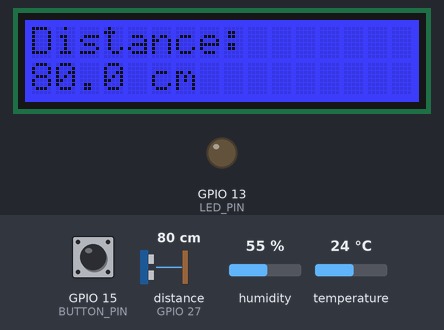
A sketch run on a simulated ESP32. Parts: 16×2 character LCD, output pins drawn as LEDs (lit = HIGH). Wiring (inferred from the names in the program): DHT22 sensor: data GPIO 4; ultrasonic range finder: trigger GPIO 26; echo GPIO 27. The inputs (shaded band) are chosen by the test bench; at power-on: GPIO 15 (BUTTON_PIN) HIGH, temperature 24 °C, humidity 55 %, distance to the obstacle (sensor on GPIO 27) 80 cm. The echo pulse lasts 58.3 µs per cm; pins used as bus, display or sensor lines are not drawn; what the sketch prints to the serial monitor is not drawn.

Above: at 2.2 s.
2.3 s: GPIO 15 (BUTTON_PIN) pulled LOW for 0.25 s
At 3.9 s:
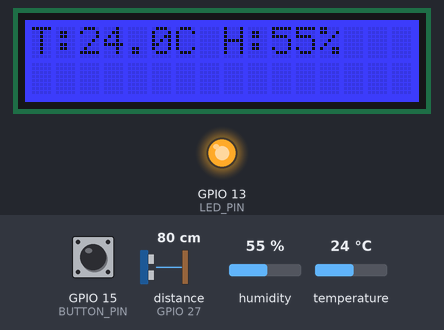
4.2 s: temperature set to 23.4 °C
At 6.5 s:
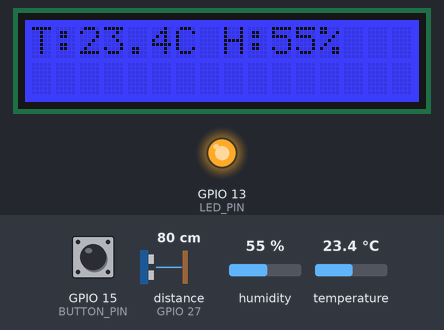
6.8 s: temperature set to 22.6 °C
At 8.3 s:
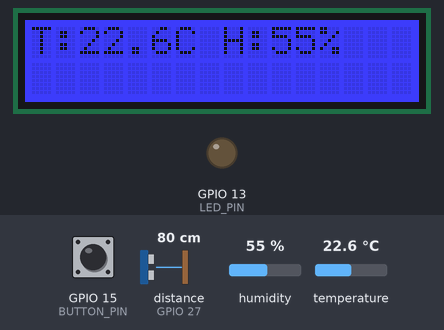
8.9 s: humidity set to 22 %
At 10.0 s:
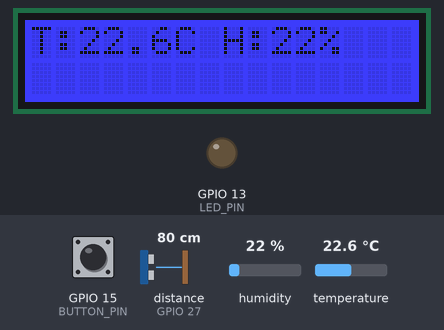
11.0 s: humidity set to 40 %
At 12.8 s:
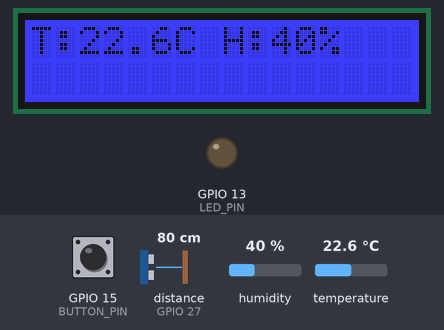
13.1 s: GPIO 15 (BUTTON_PIN) pulled LOW for 1 s
At 14.4 s:
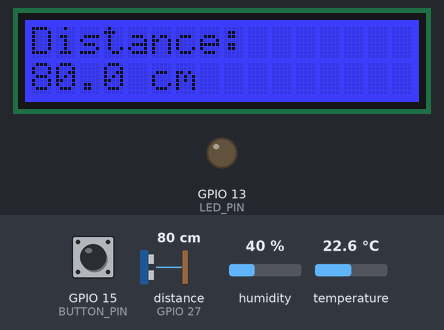
Timing chart, 0 to 16.1 s (numbered marks = the images above; inputs shaded):
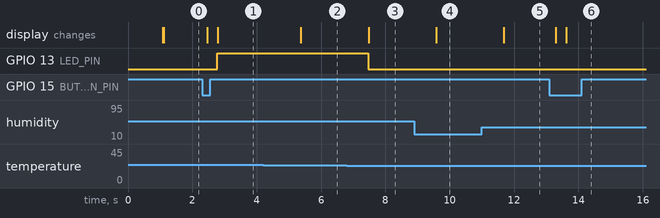

Measured:
- the behaviour switches between 23.1 and 23 °C on temperature (found by bisection; images 2 and 3)
- after the input at 2.3 s, GPIO 13 (LED_PIN): LOW → HIGH after 0.48 s; the display: first changes after 0.16 s (image 1 shows a later state)
- after the input at 4.2 s, the display: changes after 1.2 s (image 2)
- after the input at 6.8 s, GPIO 13 (LED_PIN): HIGH → LOW after 0.66 s; the display: changes after 0.68 s (image 3)
- after the input at 8.9 s, the display: changes after 0.68 s (image 4)
- after the input at 11.0 s, the display: changes after 0.69 s (image 5)
- after the input at 13.1 s, the display: first changes after 0.19 s (image 6 shows a later state)

The sketch:

Everything_STH.ino
```cpp
#include <Wire.h>
#include "rgb_lcd.h"
#include <DHT22.h>

// --- Pin Definitions ---
#define DHTPIN 4
#define TRIG_PIN 26
#define ECHO_PIN 27
#define BUTTON_PIN 15
#define LED_PIN 13

// --- Objects ---
rgb_lcd lcd;
DHT22 dht(DHTPIN);

// --- Display Mode State ---
int displayMode = 0; // 0 = Distance, 1 = Temp/Humidity

// --- Sitting History ---
const int HISTORY_SIZE =10 ; // 5 minutes at 15s intervals
float distanceHistory[HISTORY_SIZE];
int distanceIndex = 0;
bool distanceHistoryFilled = false;
unsigned long lastDistanceAddTime = 0;
bool sittingWarningPrinted = false;  // <---- New flag

// --- Temperature Monitoring ---
float tempHistory[HISTORY_SIZE];
int tempIndex = 0;
bool tempHistoryFilled = false;
bool tempHighReported = false;
bool tempLowReported = false;

// --- Timing ---
const unsigned long DATA_INTERVAL = 15000; // 15 seconds

void setup() {
  Serial.begin(115200);

  lcd.begin(16, 2);
  lcd.setRGB(0, 0, 255);
  lcd.print("Starting...");
  delay(1000);
  lcd.clear();

  pinMode(TRIG_PIN, OUTPUT);
  pinMode(ECHO_PIN, INPUT);
  pinMode(BUTTON_PIN, INPUT_PULLUP);
  pinMode(LED_PIN, OUTPUT);
}

void loop() {
  static bool lastButtonState = HIGH;
  bool currentButtonState = digitalRead(BUTTON_PIN);

  // Switch display mode on button press
  if (lastButtonState == HIGH && currentButtonState == LOW) {
    displayMode = (displayMode + 1) % 2;
    lcd.clear();
    delay(300);
  }
  lastButtonState = currentButtonState;

  float distance = getDistance();
  float t = dht.getTemperature();
  float h = dht.getHumidity();

  // Add data every 15s
  if (millis() - lastDistanceAddTime >= DATA_INTERVAL || lastDistanceAddTime == 0) {
    lastDistanceAddTime = millis();

    // Add to distance history
    distanceHistory[distanceIndex] = distance;
    Serial.print("Distance sample [");
    Serial.print(distanceIndex);
    Serial.print("]: ");
    Serial.println(distance);
    distanceIndex = (distanceIndex + 1) % HISTORY_SIZE;
    if (distanceIndex == 0) distanceHistoryFilled = true;

    // Add to temperature history
    tempHistory[tempIndex] = t;
    tempIndex = (tempIndex + 1) % HISTORY_SIZE;
    if (tempIndex == 0) tempHistoryFilled = true;

    // Temperature alerts
    if (tempHistoryFilled) {
      bool allHigh = true, allLow = true;
      for (int i = 0; i < HISTORY_SIZE; i++) {
        if (tempHistory[i] <= 23.0) allHigh = false;
        if (tempHistory[i] >= 19.0) allLow = false;
      }

      if (allHigh && !tempHighReported) {
        Serial.println("⚠️ Temp > 23°C for 5 minutes. Notified team to lower temperature.");
        tempHighReported = true;
        tempLowReported = false;
      }
      if (allLow && !tempLowReported) {
        Serial.println("⚠️ Temp < 19°C for 5 minutes. Notified team to raise temperature.");
        tempLowReported = true;
        tempHighReported = false;
      }
    }
  }

  // Display logic
  if (displayMode == 0) {
    showDistance(distance);
  } else {
    showTempHumidity(t, h);
  }

  // Sitting detection and messages
  if (distanceHistoryFilled && isSittingTooLong()) {
    lcd.setCursor(0, 1);
    lcd.print("Stand up advised");
    if (!sittingWarningPrinted) {
      Serial.println("🔔 Advice: You've been sitting for a while. Please stand up.");
      sittingWarningPrinted = true; // Only print once
    }
  } else {
    sittingWarningPrinted = false; // Reset flag once user stands up
  }

  delay(200);
}

// Distance measurement function
float getDistance() {
  digitalWrite(TRIG_PIN, LOW);
  delayMicroseconds(2);
  digitalWrite(TRIG_PIN, HIGH);
  delayMicroseconds(10);
  digitalWrite(TRIG_PIN, LOW);

  long duration = pulseIn(ECHO_PIN, HIGH, 30000);
  float cm = duration * 0.0343 / 2;
  return cm;
}

// Display distance on LCD
void showDistance(float dist) {
  lcd.setCursor(0, 0);
  lcd.print("Distance:");
  lcd.setCursor(0, 1);
  if (dist <= 0 || dist > 300) {
    lcd.print("Out of Range    ");
  } else {
    lcd.print(dist, 1);
    lcd.print(" cm         ");
  }
  digitalWrite(LED_PIN, LOW); // LED off in distance mode
}

// Display temperature and humidity on LCD
void showTempHumidity(float temp, float hum) {
  lcd.setCursor(0, 0);
  if (dht.getLastError() != dht.OK) {
    lcd.print("Sensor error    ");
    digitalWrite(LED_PIN, LOW);
  } else {
    lcd.print("T:");
    lcd.print(temp, 1);
    lcd.print("C H:");
    lcd.print(hum, 0);
    lcd.print("%");

    if (temp > 23.0) {
      digitalWrite(LED_PIN, HIGH);
    } else {
      digitalWrite(LED_PIN, LOW);
    }
  }
  lcd.setCursor(0, 1);
  lcd.print("                ");
}

// Check if sitting too long (all distance readings below 90 cm)
bool isSittingTooLong() {
  for (int i = 0; i < HISTORY_SIZE; i++) {
    if (distanceHistory[i] > 90.0) {
      return false;
    }
  }
  return true;
}
```

DHT22.h
```cpp
/*!
 * @file DHT22.h
 * @brief Arduino library for interface with DHT22 sensor
 * @n without use of pointers.
 * @author dvarrel
 * @version  1.0.7
 * @date  2024-10-05
 * @url https://github.com/dvarrel/DHT22.git
 */
#ifndef _DHT22_H
#define _DHT22_H
#include "Arduino.h"

class DHT22{
  public:
    enum error{
            OK,
            ERR_TIMING_80,
            ERR_TIMING_50,
            ERR_TIMING_BITS,
            ERR_CRC
          };
  private:
    uint8_t _pinData;
    uint32_t _timer;
    uint64_t _rawData;
    uint16_t _h16bits;
    uint16_t _t16bits;
    uint8_t _crc8bits;
    uint8_t _timing80L = 80;
    uint8_t _timing80H = 80;
    uint8_t _timing50 = 50;
    uint8_t _timingBit0 = 27; //specs for AM2303
    uint8_t _timingBit1 = 70; //specs for AM2303
    bool _firstStart=true;
    error _lastError;

    const uint8_t T = 30;
    const uint16_t cSamplingTime = 2100; // ms : dht22 sampling rate ~0.5Hz

  public:
    DHT22(uint8_t pinData){
      _pinData = pinData;
    };

    /** @return 40bits of data sensor : h16 + t16 + crc8**/
    uint64_t getRawData();

    /** @return 40bits in a String ("0" left include)**/
    String getRawStrData();

    /** @return humidity %rH **/
    float getHumidity();

    /** if M=true, return temperature in °C, else in °F **/
    /** @return temperature in °C or °F **/
    float getTemperature(bool M = true);

    /** @return temp in °C **/
    float convertCtoF(float);

    /** @return temp in °F **/
    float convertFtoC(float);

    /** @return heat index in °C or °F **/
    float getHeatIndex(float t, float h, bool isCelsius = true);

    /** @return code from last readSensor() request **/
	  uint8_t getLastError();

    /** @return String with timings, 40bits, and calculate values**/
    String debug();

  private:
    /** @brief measure timings of sensor*/
    void measureTimings();

    /**
    *@brief read the 40bits sensor data
    *@return 0 if no error, num of error instead
    */
    uint8_t readSensor();

    /** @brief compute checksum of h & t data
     * @return true if checksum==crc**/
    bool computeCRC();
};
#endif
```
